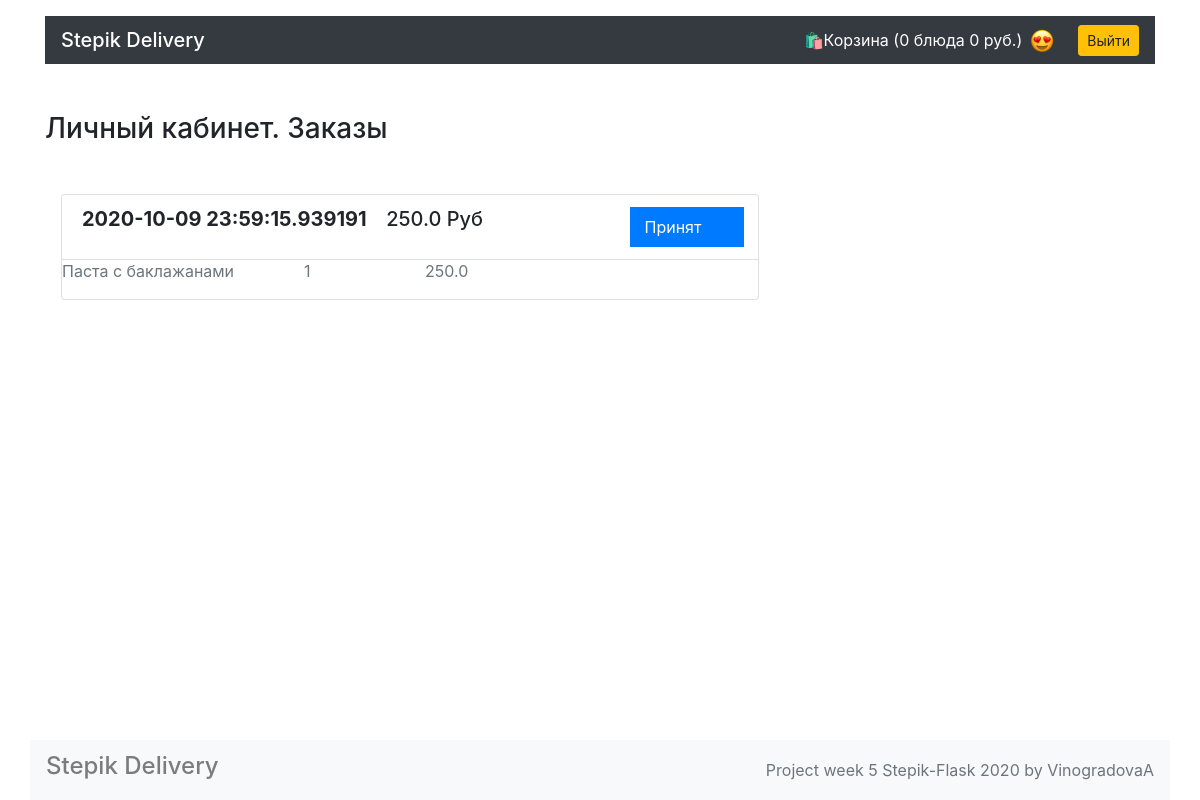
Page /account/ (signed in) on the earlier database version.
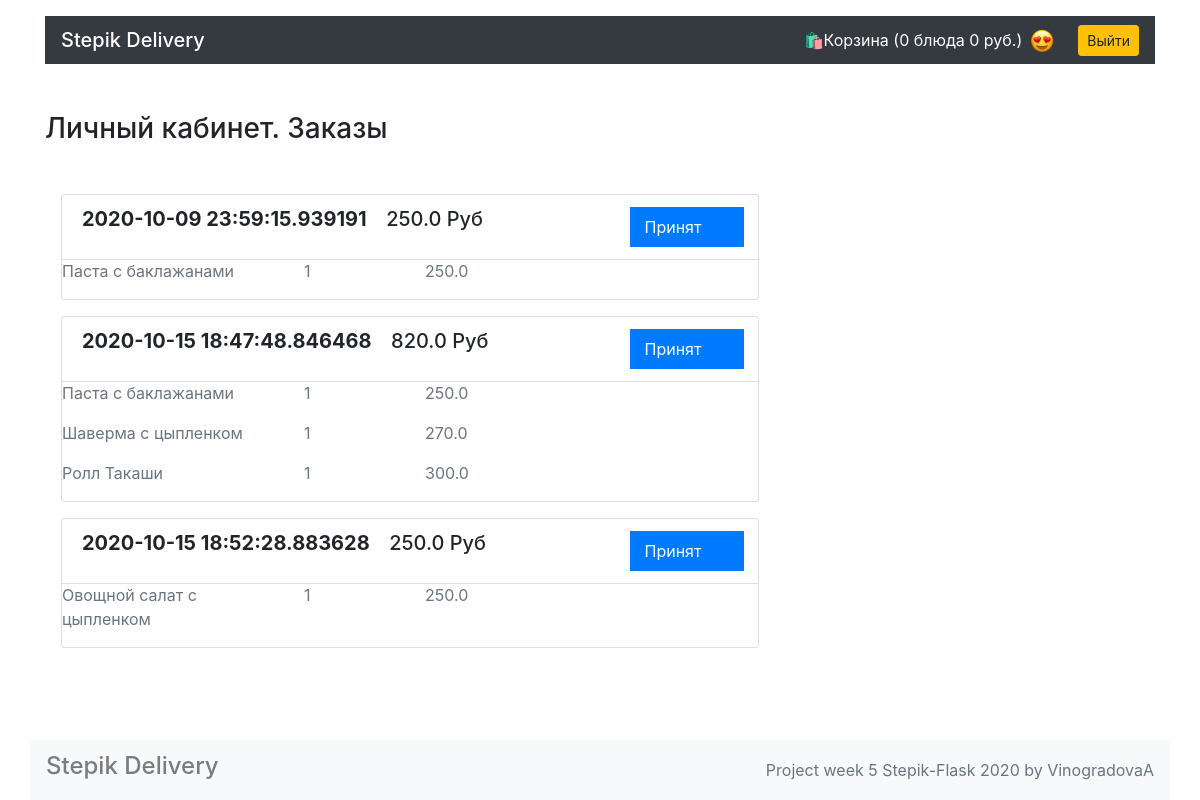
Same page on the later database version.
### models.py (models this page shows)
class Order(db.Model):
    __tablename__ = 'orders'
    id = db.Column(db.Integer, primary_key=True)
    name = db.Column(db.String(30), nullable=False)
    date = db.Column(db.DateTime, nullable=False)
    amount = db.Column(db.Float, nullable=False)
    status = db.Column(db.String(50), nullable=False)
    mail = db.Column(db.String(100), nullable=False)
    phone = db.Column(db.String(20), nullable=False)
    address = db.Column(db.String(200), nullable=False)
    meals = db.relationship('Meal', secondary=orders_meals_association,
                            back_populates="orders")
    user = db.relationship('User')
    user_id = db.Column(db.Integer, db.ForeignKey('users.id'))

class Meal(db.Model):
    __tablename__ = 'meals'
    id = db.Column(db.Integer, primary_key=True)
    title = db.Column(db.String(100), unique=True, nullable=False)
    price = db.Column(db.Float, nullable=False)
    description = db.Column(db.String(200), nullable=False)
    picture = db.Column(db.String(50), nullable=False)
    orders = db.relationship('Order', secondary=orders_meals_association,
                             back_populates="meals")
    category = db.relationship('Category')
    category_id = db.Column(db.Integer, db.ForeignKey('categories.id'))

### views.py (the view)
@app.route('/account/')
def account():
    if session.get('user_id'):
        user = db.session.query(User).get(session['user_id'])
        return render_template('account.html', orders=user.orders)
    return abort(404, 'Вы не авторизированы. Необходимо пройти регистрацию и \
         войти в личный кабинет.')

### templates/account.html
{% extends 'base.html' %}
{% block container %}
{% include 'header.html' %}
<main class="container">
    <section class="row">
        <div class="col-12 col-lg-8">
            <h1 class="h3 my-5">Личный кабинет. Заказы</h1>
        {% for order in orders %}
        <div class="card m-3">
            <ul class="list-group list-group-flush">
                <li class="list-group-item">
                    <div class="row">
                        <div class="col-7 col-lg-9">
                            <span class="h5 font-weight-bold">{{ order.date}}</span>
                            <span class="h5 col-2">{{ order.amount }} Руб</span>
                        </div>
                        <div class="col-3 col-lg-2 ml-5 py-2 badge-primary text-wrap">{{ order.status }}
                        </div>
                    </div>
                </li>
                <div class="card-bsody">
                    <div class="row">
                        {% for meal in order.meals %}
                        <p class="col-4 text-muted"> {{ meal.title }} </p>
                        <p class="col-2 text-muted"> 1</p>
                        <p class="col-6 text-muted"> {{ meal.price }} </p>
                        {% endfor %}
                    </div>
                </div>
            </ul>
        </div>
        {% endfor %}
      </div>
    </section>
</main>
{% endblock %}

Differences in the rows shown:
added Order: date "2020-10-15 18:47:48.846468", amount "820.0", status "Принят", Meal (title "Паста с баклажанами", price "250.0")
now on this page (row unchanged): Meal: title "Шаверма с цыпленком", price "270.0", shown under "2020-10-15 18:47:48.846468"
now on this page (row unchanged): Meal: title "Ролл Такаши", price "300.0", shown under "2020-10-15 18:47:48.846468"
added Order: date "2020-10-15 18:52:28.883628", amount "250.0", status "Принят"
now on this page (row unchanged): Meal: title "Овощной салат с цыпленком", price "250.0", shown under "2020-10-15 18:52:28.883628"
